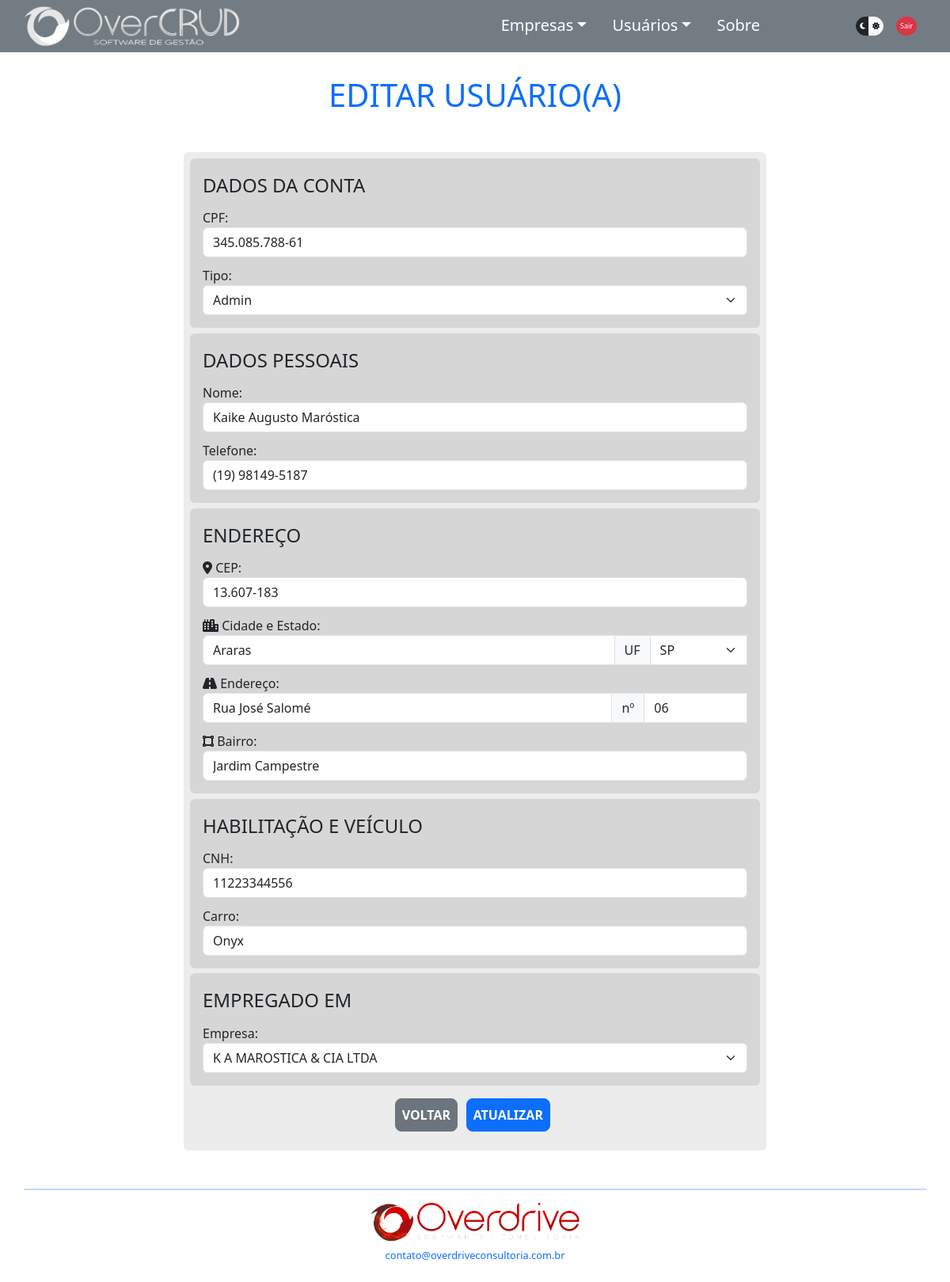
The page /usueditar.php?idusuario=40 (signed in) on the database as committed earlier.
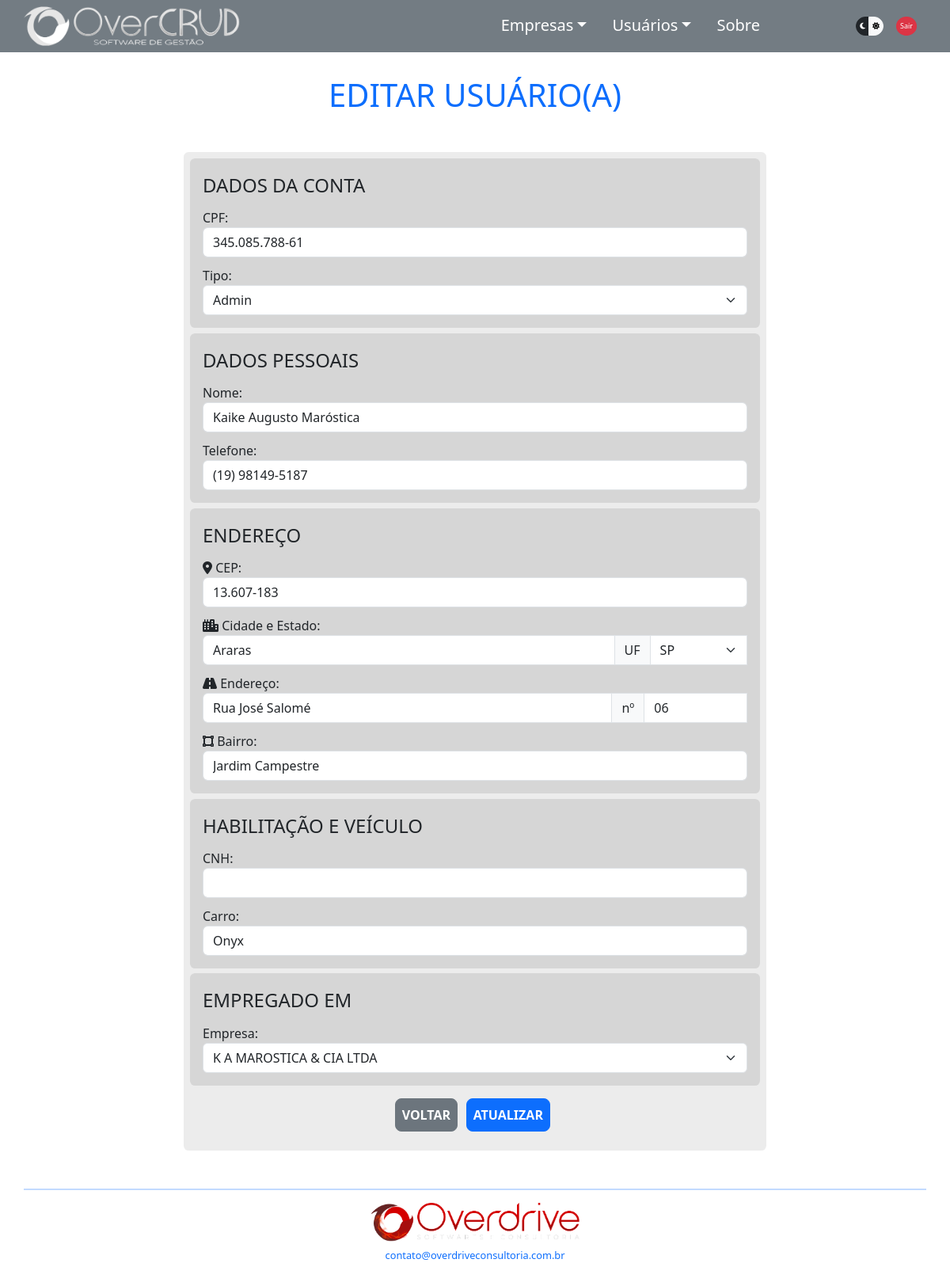
The same page on the database as committed later.
### tables this page shows
CREATE TABLE `usuarios` (
  `idusuario` int(11) NOT NULL AUTO_INCREMENT,
  `nome` varchar(64) DEFAULT NULL,
  `telefone` varchar(15) DEFAULT NULL,
  `cpf` varchar(14) DEFAULT NULL,
  `password` varchar(64) NOT NULL,
  `cnh` varchar(11) DEFAULT NULL,
  `carro` varchar(32) DEFAULT NULL,
  `tipo` tinyint(1) DEFAULT 0,
  `status` tinyint(1) DEFAULT 0,
  `idempregadoem` int(11) DEFAULT NULL,
  `idenderecousu` int(11) DEFAULT NULL,
  PRIMARY KEY (`idusuario`),
  KEY `idempregadoem` (`idempregadoem`),
  KEY `usuarios_ibfk_2` (`idenderecousu`),
  CONSTRAINT `usuarios_ibfk_1` FOREIGN KEY (`idempregadoem`) REFERENCES `empresas` (`idempresa`),
  CONSTRAINT `usuarios_ibfk_2` FOREIGN KEY (`idenderecousu`) REFERENCES `enderecos` (`idendereco`)
);

CREATE TABLE `empresas` (
  `idempresa` int(11) NOT NULL AUTO_INCREMENT,
  `nome` varchar(64) DEFAULT NULL,
  `telefone` varchar(15) DEFAULT NULL,
  `cnpj` varchar(18) DEFAULT NULL,
  `fantasia` varchar(64) DEFAULT NULL,
  `responsavel` varchar(64) DEFAULT NULL,
  `idenderecoemp` int(11) DEFAULT NULL,
  PRIMARY KEY (`idempresa`),
  KEY `empresas_ibfk_1` (`idenderecoemp`),
  CONSTRAINT `empresas_ibfk_1` FOREIGN KEY (`idenderecoemp`) REFERENCES `enderecos` (`idendereco`)
);

### components/ConexaoBD.php (called while the page is built, shortened)
<?php
class ConexaoBD
{
    public static function conectarBD()
    {
        $db_name = 'overcrud';
        $db_host = 'localhost';
        $db_user = 'root';
        $db_port = '3306';
        $db_password = '';
        $pdo = new PDO("mysql:dbname=$db_name;host=$db_host:$db_port", $db_user, $db_password);
        return $pdo;
    }
};

### components/UsuarioDAO.php (called while the page is built, shortened)
<?php
require_once 'Usuario.php';
class UsuarioDAO
{
    private Usuario $usuario;
    public function __construct($usuarioCon)
    {
        $this->usuario = $usuarioCon;
    }
    public function getUsuario()
    {
        return $this->usuario;
    }
    public function consultaDeIdUsu()
    {
        $sqlConsultaIdUsu = ConexaoBD::conectarBD()->query("SELECT * FROM usuarios WHERE idusuario='{$this->getUsuario()->getIdusuario()}'");
        return $sqlConsultaIdUsu;
    }
    public function UsuPorId()
    {
        $sqlConsultaIdEmp = ConexaoBD::conectarBD()->query("SELECT * FROM usuarios WHERE idusuario='{$this->getUsuario()->getIdusuario()}'");
        $usuario = $sqlConsultaIdEmp->fetch(PDO::FETCH_ASSOC);
        return $usuario;
    }
};

### components/Usuario.php (called while the page is built, shortened)
<?php
class Usuario
{
    private int $idusuario;
    public function getIdusuario()
    {
        return $this->idusuario;
    }
    public function setIdusuario($idusuarioSet)
    {
        $this->idusuario = $idusuarioSet;
    }
};

### resources/listas.php (called while the page is built, shortened)
<?php
$root = $_SERVER["DOCUMENT_ROOT"];
require_once "$root/OverCRUD-main/overcrud/resources/pathing.php";
require_once "$rootOvercrud/components/EmpresaDAO.php";
require_once "$rootOvercrud/components/Usuario.php";
require_once "$rootOvercrud/components/UsuarioDAO.php";
$instanciaEmp = new Empresa();
$instanciaEmpDAO = new EmpresaDAO($instanciaEmp);
$listaEmp = $instanciaEmpDAO->listarEmpresas();

### components/EmpresaDAO.php (called while the page is built, shortened)
<?php
class EmpresaDAO
{
    public function listarEmpresas()
    {
        $sqlConsultaEmp = ConexaoBD::conectarBD()->query("SELECT * FROM empresas");
        if ($sqlConsultaEmp->rowCount() > 0) {
            $listaEmp = $sqlConsultaEmp->fetchAll(PDO::FETCH_ASSOC);
            return $listaEmp;
        };
    }
}

### usueditar.php (the view, shortened to what the changed rows need)
<?php
require_once "./resources/pathing.php";
$voltar = ".";
require_once "$rootOvercrud/components/ConexaoBD.php";
require_once "$rootOvercrud/resources/listas.php";
$idusuario = $_GET['idusuario'];
if (!isset($idusuario)) {
    logoutPagina($voltar);
} else {
    $novoUsuario = new Usuario();
    $novoUsuario->setIdusuario($idusuario);
    $novoUsuarioDAO = new UsuarioDAO($novoUsuario);
};
?>
<!DOCTYPE html>
<html lang="pt-br" data-bs-theme="dark">
<?php
require_once "$rootOvercrud/partials/head.php";
?>
<body>
    <div class="container">
        <div class="row d-flex justify-content-center mt-5" id="appBody">
            <h1 class="text-center text-primary display-6 my-5">EDITAR USUÁRIO(A)</h1>
                <?php
                if ($novoUsuario->getIdusuario()) {
                    if (($novoUsuarioDAO->consultaDeIdUsu())->rowCount() > 0) {
                        $usuario = $novoUsuarioDAO->UsuPorId();
                    } else {
                        mensagemRetorno("Este usuário não existe no Banco de Dados!", "danger");
                        BotaoVoltar('usulista.php', "secondary");
                    };
                } else {
                    mensagemRetorno("Usuário não encontrado (atributo inexistente)!", "danger");
                    BotaoVoltar('usulista.php', "secondary");
                };
                ?>
            <div
                class="col-10 col-md-8 <?php if (($novoUsuarioDAO->consultaDeIdUsu())->rowCount() == 0) echo 'd-none'; ?>">
                <form class="needs-validation" action="./src/usueditar_action.php" method="POST" novalidate>
                    <fieldset>
                        <div class="form-group">
                            <label for="cpf" class="form-label">CPF:</label>
                            <input type="text" class="form-control" name="cpf" id="cpf" minlength="14" maxlength="14"
                                data-mask="000.000.000-00" value="<?= $usuario['cpf'] ?>"
                                oninput="validaCPF(), atualizaCPF()" required>
                        </div>
                        <div class="form-group">
                            <label for="tipo" class="form-label">Tipo:</label>
                            <select class="form-select" name="tipo" id="tipo" ?>">
                                <option value="1" <?= $usuario['tipo'] == 1 ? 'selected' : '' ?>>Admin</option>
                            </select>
                        </div>
                    </fieldset>
                    <fieldset>
                        <div class="form-group">
                            <label for="nome" class="form-label">Nome:</label>
                            <input type="text" class="form-control" name="nome" id="nome" minlength="1" maxlength="64"
                                value="<?= $usuario['nome'] ?>" oninput="validaNome()" required>
                        </div>
                        <div class="form-group">
                            <label for="telefone" class="form-label">Telefone:</label>
                            <input type="tel" class="form-control" name="telefone" id="telefone" minlength="14"
                                maxlength="15" oninput="handlePhone(event)" value="<?= $usuario['telefone'] ?>">
                        </div>
                    </fieldset>
                    <fieldset>
                        <div class="form-group">
                            <label for="cnh" class="form-label">CNH:</label>
                            <input type="text" class="form-control" name="cnh" id="cnh" minlength="9" maxlength="11"
                                value="<?= $usuario['cnh'] ?>">
                        </div>
                        <div class="form-group">
                            <label for="carro" class="form-label">Carro:</label>
                            <input type="text" class="form-control" name="carro" id="carro" maxlength="32"
                                value="<?= $usuario['carro'] ?>">
                        </div>
                    </fieldset>
                    <fieldset>
                        <div class="form-group">
                            <label for="empregadoem" class="form-label">Empresa:</label>
                            <select class="form-select" name="empregadoem" id="empregadoem"
                                value="<?= $usuario['idempregadoem'] ?>">
                                <?php foreach ($listaEmp as $empresa): ?>
                                    <option value="<?= $empresa['idempresa'] ?>"
                                        <?= $usuario['idempregadoem'] == $empresa['idempresa'] ? 'selected' : '' ?>>
                                        <?= $empresa['nome'] ?>
                                    </option>
                                <?php endforeach; ?>
                            </select>
                        </div>
                    </fieldset>
                </form>
            </div>
        </div>
</body>
</html>

Rows that differ between the two databases and show on the page:
changed usuarios "Admin": cnh "11223344556" → (not shown)
